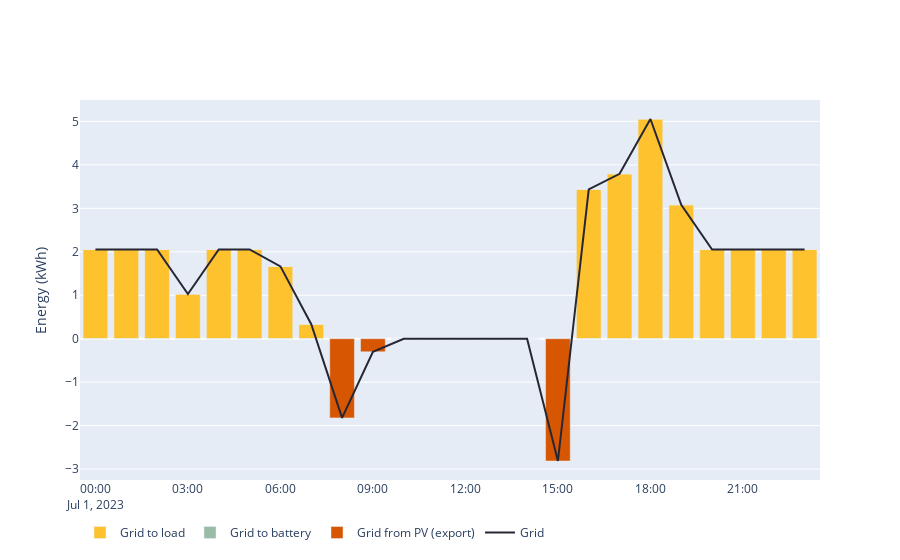
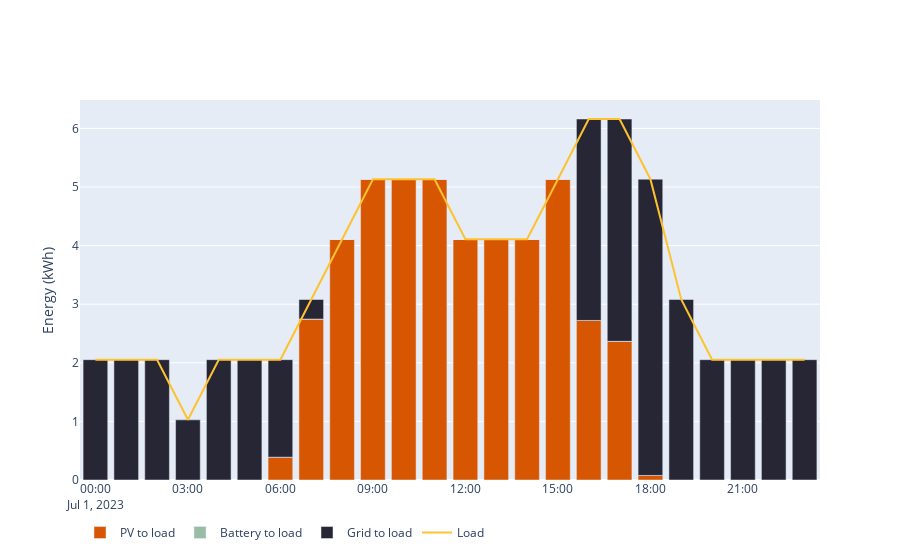
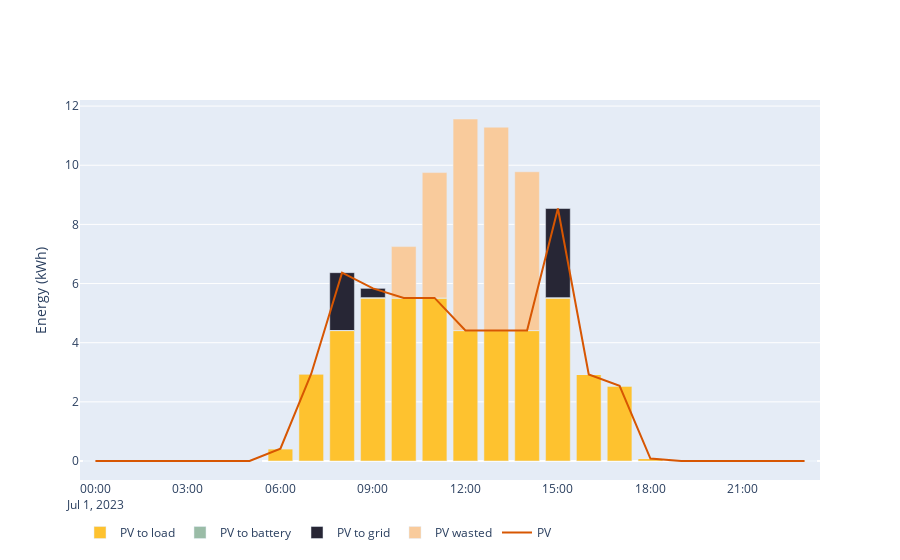
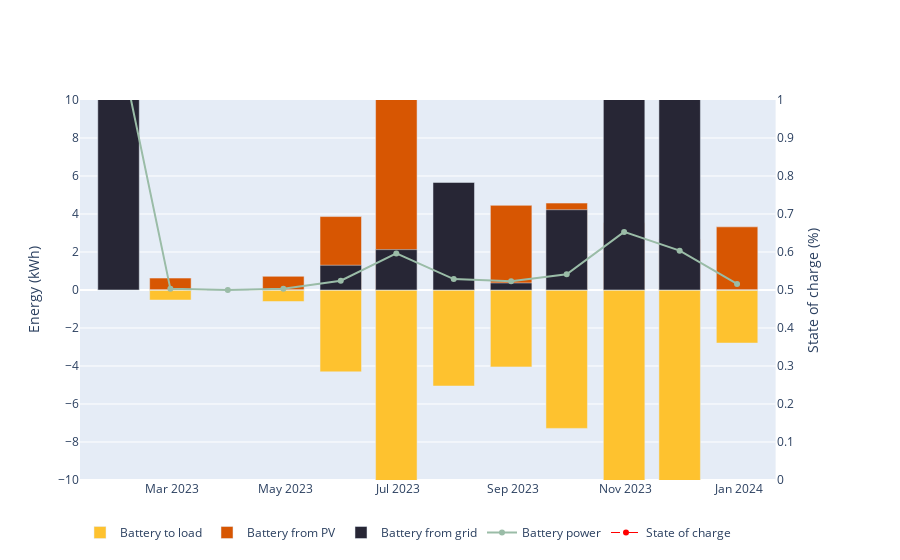

The notebook cell saved with these charts, in order:
### Code cell
case = 11
fig = sims.graphs[case]['day']['grid']
fig.show()
fig = sims.graphs[case]['day']['load']
fig.show()
fig = sims.graphs[case]['day']['solar']
fig.show()
fig = sims.graphs[case]['day']['batt']
fig.show()
